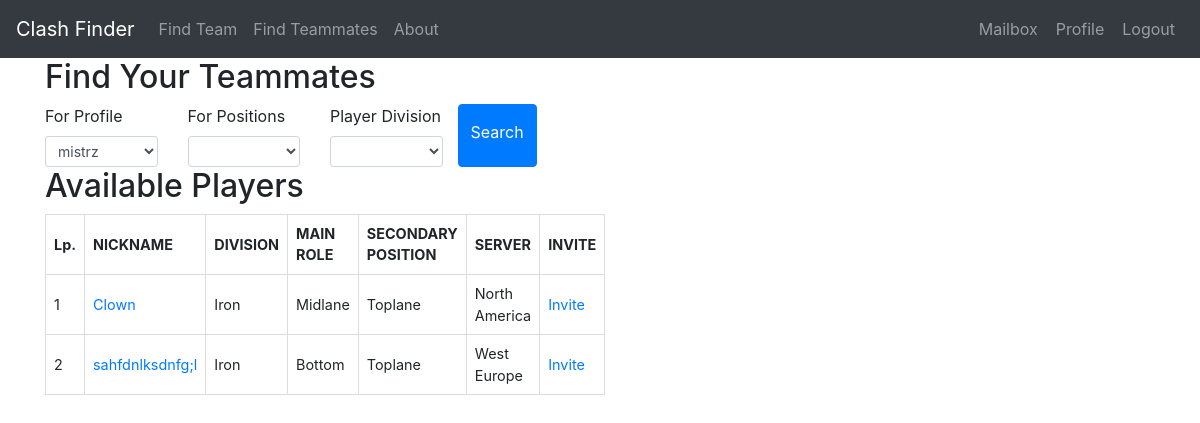
The app's page /findteammates (signed in) with its own data.
### models.py (models this page shows)
class Profile(UserMixin, db.Model):
    id = db.Column(db.Integer, primary_key=True)
    nickname = db.Column(db.String(64), index=True, unique=True)
    server = db.Column(db.String(10), index=True)
    division = db.Column(db.String(20), index=True)
    best_position = db.Column(db.String(20), index=True)
    alternative_position = db.Column(db.String(20), index=True)
    user_id = db.Column(db.Integer, db.ForeignKey('user.id'))
    clash_team = db.relationship('ClashTeam', backref='host', lazy='dynamic')
    invitation_in = db.relationship('ClashInvitation', backref='invitedguest', lazy='dynamic',
                              cascade="all, delete, delete-orphan")
    reported = db.relationship('ReportPlayer', backref='Reported', lazy='dynamic',
                              cascade="all, delete, delete-orphan")

### routes.py (the view, shortened to what this page needs)
@app.route('/findteammates', methods=['GET', 'POST'])
@login_required
def findteammates():
    user = User.query.filter_by(username=current_user.username).first_or_404()
    user_profiles = Profile.query.filter_by(user_id=user.id).all()
    user_profiles_id = []
    for user_profile in user_profiles:
        user_profiles_id.append(user_profile.id)
    find_teammates = Profile.query.filter(
        Profile.id.notin_(user_profiles_id)).all()
    if len(find_teammates) == 0:
        find_teammates = []
    form = SearchingProfile(user_id=user.id)
    return render_template('findteammates.html', get_server_short_name=get_server_short_name, find_teammates=find_teammates, form=form, user=user, user_profiles=user_profiles)

### forms.py
class SearchingProfile(FlaskForm):
    profile = SelectField('For Profile', validators=[DataRequired()], choices=[], default=None)
    divisions = SelectField('Player Division', choices=divisions)
    role = SelectField('For Positions', choices=positions)
    submit = SubmitField('Search')
    def __init__(self, user_id, *args, **kwargs):
        super(SearchingProfile, self).__init__(*args, **kwargs)
        self.profile.choices = [(p.id, p.nickname) for p in Profile.query.filter_by(user_id=user_id)]

### forms.py (called while the page is built)
def get_server_short_name(server_name):
    for server in servers:
        if server[0] == server_name:
            return server[1]
    return ''

### models.py (called while the page is built)
@login.user_loader
def load_user(id):
    return User.query.get(int(id))

### templates/findteammates.html (shortened to what this page needs)
{% extends "base.html" %}
{% block content %}
        <div class="container">
            <div class="row">
                <div class="col-sm-6">
					<h2>Find Your Teammates</h2>
					<form method="POST" action="{{ url_for('findteammates') }}">
						<div class="row">
							<div class="col-md-3">
							  {{ form.profile.label(class="form-control-label") }}
							  {{ form.profile(class="form-control form-control-sm") }}
							</div>
							<div class="col-md-3">
							  {{ form.role.label(class="form-control-label") }}
							  {{ form.role(class="form-control form-control-sm") }}
							</div>
							<div class="col-md-3">
							  {{ form.divisions.label(class="form-control-label") }}
							  {{ form.divisions(class="form-control form-control-sm") }}
							</div>
							<button type="submit" class="btn btn-primary">{{ form.submit.label }}</button>
							<br>
						</div>
					</form>
                    <h2>Available Players</h2>
						<div class="clash-available-teams">
							{% if find_teammates %}
                            <table>
                                <thead>
                                    <tr>
                                        <th>Lp.</th>
										<th>NICKNAME</th>
                                        <th>DIVISION</th>
                                        <th>MAIN ROLE</th>
                                        <th>SECONDARY POSITION</th>
                                        <th>SERVER</th>
										<th>INVITE</th>
                                    </tr>
                                </thead>
								<tbody>
									{% for teammate in find_teammates %}
									<tr>
										<td>{{ loop.index }}</td>
										<td><a href="{{ url_for('profile', nickname=teammate.nickname, server=get_server_short_name(teammate.server).lower()) }}">{{ teammate.nickname }}</a></td>
										<td>{{ teammate.division }}</td>
										<td>{{ teammate.best_position }}</td>
										<td>{{ teammate.alternative_position }}</td>
										<td>{{ teammate.server }}</td>
										<td><a href="{{ url_for('inviteteammates', user_id=user.id, guest_id=teammate.id) }}">Invite</a></td>
									</tr>
									{% endfor %}
								</tbody>
                            </table>
							{% else %}
                            <p>There are currently no players meeting your requirements.</p>
                            {% endif %}
						</div>
				</div>
			</div>
		</div>
{% endblock %}

### templates/findteammates.html (style rules this page uses)
table { border-collapse: collapse; font-size: 0.9em; border: 1px solid #ddd; margin-bottom: 10px; }
th { border: 1px solid #ddd; padding: 8px; text-align: left; }
td { border: 1px solid #ddd; padding: 8px; }

### records on screen
Profile: nickname "Clown", division "Iron", best_position "Midlane", alternative_position "Toplane", server "North America"
Profile: nickname "sahfdnlksdnfg;l", division "Iron", best_position "Bottom", alternative_position "Toplane", server "West Europe"
